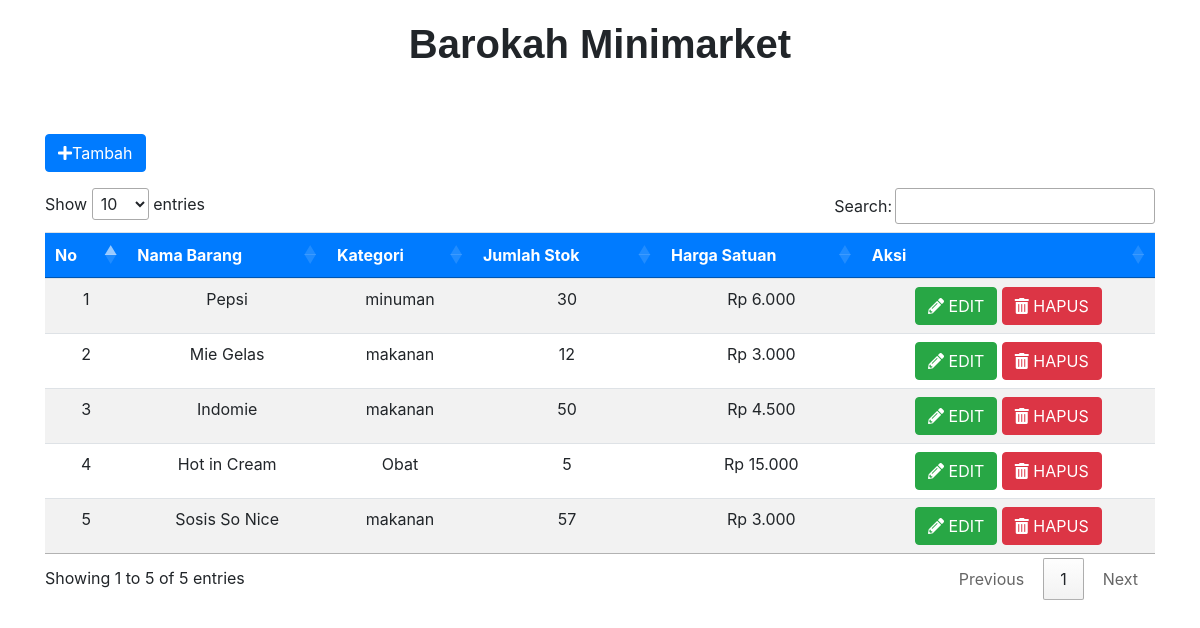
The app's page /barokah_minimarket/index.php with its own data.
### tables this page shows
CREATE TABLE `barang` (
  `id` int(11) NOT NULL,
  `nama_barang` varchar(200) NOT NULL,
  `kategori_id` int(11) NOT NULL,
  `jumlah_stock` int(11) NOT NULL,
  `harga_satuan` int(11) NOT NULL
);

CREATE TABLE `kategori` (
  `id_kategori` int(11) NOT NULL,
  `nama_kategori` varchar(200) NOT NULL
);

### barokah_minimarket/index.php (the view, shortened to what this page needs)
<!DOCTYPE html>
<html lang="en">
<head>
    <link rel="stylesheet" href="style.css">
    <link rel="stylesheet" href="https://maxcdn.bootstrapcdn.com/bootstrap/4.0.0/css/bootstrap.min.css">
    <link rel="stylesheet" type="text/css" href="https://cdn.datatables.net/1.10.22/css/jquery.dataTables.css">
    <link rel="stylesheet" href="https://use.fontawesome.com/releases/v5.7.0/css/all.css">
</head>
<body>
    <h1 class="title text-center">
        Barokah Minimarket
    </h1>
    <div class="container">
        <a href="form_tambah_data.php" class="btn btn-primary mt-3 mb-3"><i class="fas fa-plus"></i>Tambah</a>
        <div class="table-responsive-md">
            <table class="table table-striped  data">
                <thead class="bg-primary text-white text-center">
                    <tr>
                        <th>No</th>
                        <th>Nama Barang</th>
                        <th>Kategori</th>
                        <th>Jumlah Stok</th>
                        <th>Harga Satuan</th>
                        <th>Aksi</th>
                    </tr>
                </thead>
                <tbody class="text-center">
                    <?php
                        include 'koneksi.php';
                        $no = 1;
                        $data = mysqli_query($koneksi,"SELECT * FROM barang LEFT JOIN kategori ON barang.kategori_id = kategori.id_kategori ORDER BY barang.id ASC");
                        while($d = mysqli_fetch_array($data)){
                    ?>
                    <tr>
                        <td><?php echo $no++; ?></td>
                        <td><?php echo $d['nama_barang']; ?></td>
                        <td><?php echo $d['nama_kategori']; ?></td>
                        <td><?php echo $d['jumlah_stock']; ?></td>
                        <td><?php echo "Rp " . number_format($d['harga_satuan'], 0, ".", "."); ?></td>
                        <td>
                            <a href="form_edit_data.php?id=<?php echo $d['id']; ?>" class="btn btn-success"><i class="fas fa-pencil-alt"></i> EDIT</a>
                            <a href="hapus_data.php?id=<?php echo $d['id']; ?>" class="btn btn-danger"><i class="fas fa-trash-alt"></i> HAPUS</a>
                        </td>
                    </tr>
                    <?php
                    }
                    ?>
                </tbody>
            </table>
        </div>
    </div>
</body>
</html>

### barokah_minimarket/style.css (style rules this page uses)
html, body, div, span, applet, object, iframe, h1, h2, h3, h4, h5, h6, p, blockquote, pre, a, abbr, acronym, address, big, cite, code, del, dfn, em, img, ins, kbd, q, s, samp, small, strike, strong, sub, sup, tt, var, b, u, i, center, dl, dt, dd, ol, ul, li, fieldset, form, label, legend, table, caption, tbody, tfoot, thead, tr, th, td, article, aside, canvas, details, embed, figure, figcaption, footer, header, hgroup, menu, nav, output, ruby, section, summary, time, mark, audio, video { margin: 0; padding: 0; border: 0; font-size: 100%; font: inherit; vertical-align: baseline; }
body { line-height: 1; }
table { border-collapse: collapse; border-spacing: 0; }
.title { font-family: 'Fjalla One', sans-serif; font-weight: bold; margin-top: 20px; margin-bottom: 50px; font-size: 30pt; }

### records on screen
barang: nama_barang "Pepsi", kategori.nama_kategori "minuman", jumlah_stock "30", harga_satuan "6.000"
barang: nama_barang "Mie Gelas", kategori.nama_kategori "makanan", jumlah_stock "12", harga_satuan "3.000"
barang: nama_barang "Indomie", kategori.nama_kategori "makanan", jumlah_stock "50", harga_satuan "4.500"
barang: nama_barang "Hot in Cream", kategori.nama_kategori "Obat", jumlah_stock "5", harga_satuan "15.000"
barang: nama_barang "Sosis So Nice", kategori.nama_kategori "makanan", jumlah_stock "57", harga_satuan "3.000"
